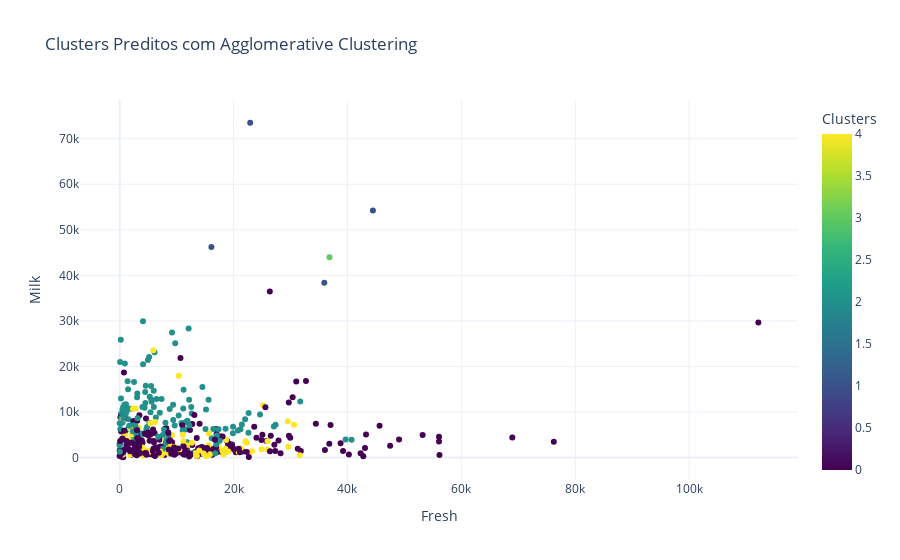

The notebook cell saved with this chart:
### Code cell
import plotly.express as px

# Criando o gráfico de dispersão com Plotly
fig = px.scatter(
    df,
    x="Fresh",
    y="Milk",
    color="Predicted_Clusters",
    title="Clusters Preditos com Agglomerative Clustering",
    labels={"Fresh": "Fresh", "Milk": "Milk", "Predicted_Clusters": "Clusters"},
    color_continuous_scale="Viridis",
    size_max=15
)

fig.update_layout(
    xaxis_title="Fresh",
    yaxis_title="Milk",
    legend_title="Clusters",
    template="plotly_white"
)

fig.show()

### Figure 1 — Plotly figure (JSON) as saved in the notebook; plotly's stock layout.template omitted (floating-point values rounded to 4 significant figures; data arrays with more than 128 entries replaced by an {"elided": "..."} marker saying what was removed)
{"data": [{"hovertemplate": "Fresh=%{x}<br>Milk=%{y}<br>Clusters=%{marker.color}<extra></extra>", "legendgroup": "", "marker": {"color": {"elided": "440 int values"}, "coloraxis": "coloraxis", "symbol": "circle"}, "mode": "markers", "name": "", "orientation": "v", "showlegend": false, "type": "scatter", "x": {"elided": "440 int values"}, "xaxis": "x", "y": {"elided": "440 int values"}, "yaxis": "y"}], "layout": {"coloraxis": {"colorbar": {"title": {"text": "Clusters"}}, "colorscale": [[0, "#440154"], [0.1111, "#482878"], [0.2222, "#3e4989"], [0.3333, "#31688e"], [0.4444, "#26828e"], [0.5556, "#1f9e89"], [0.6667, "#35b779"], [0.7778, "#6ece58"], [0.8889, "#b5de2b"], [1, "#fde725"]]}, "legend": {"title": {"text": "Clusters"}, "tracegroupgap": 0}, "title": {"text": "Clusters Preditos com Agglomerative Clustering"}, "xaxis": {"anchor": "y", "domain": [0, 1], "title": {"text": "Fresh"}}, "yaxis": {"anchor": "x", "domain": [0, 1], "title": {"text": "Milk"}}}}
